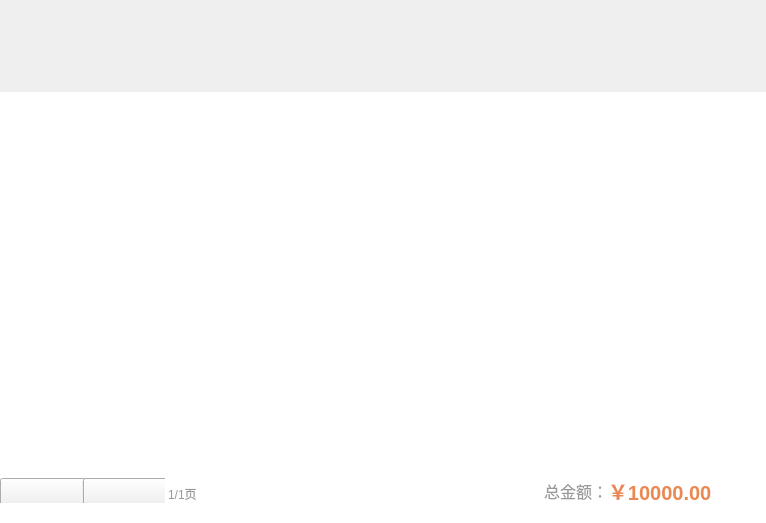
<?xml version="1.0" encoding="UTF-8"?>
<ui version="4.0">
 <class>OInquire</class>
 <widget class="QWidget" name="OInquire">
  <property name="geometry">
   <rect>
    <x>0</x>
    <y>0</y>
    <width>766</width>
    <height>523</height>
   </rect>
  </property>
  <property name="windowTitle">
   <string>Form</string>
  </property>
  <layout class="QVBoxLayout" name="verticalLayout">
   <property name="spacing">
    <number>0</number>
   </property>
   <property name="leftMargin">
    <number>0</number>
   </property>
   <property name="topMargin">
    <number>0</number>
   </property>
   <property name="rightMargin">
    <number>0</number>
   </property>
   <property name="bottomMargin">
    <number>0</number>
   </property>
   <item>
    <widget class="QWidget" name="topWidget" native="true">
     <property name="minimumSize">
      <size>
       <width>0</width>
       <height>62</height>
      </size>
     </property>
     <property name="maximumSize">
      <size>
       <width>16777215</width>
       <height>62</height>
      </size>
     </property>
     <layout class="QHBoxLayout" name="horizontalLayout">
      <property name="spacing">
       <number>0</number>
      </property>
      <property name="leftMargin">
       <number>0</number>
      </property>
      <property name="topMargin">
       <number>0</number>
      </property>
      <property name="rightMargin">
       <number>0</number>
      </property>
      <property name="bottomMargin">
       <number>0</number>
      </property>
      <item>
       <spacer name="horizontalSpacer">
        <property name="orientation">
         <enum>Qt::Horizontal</enum>
        </property>
        <property name="sizeHint" stdset="0">
         <size>
          <width>215</width>
          <height>20</height>
         </size>
        </property>
       </spacer>
      </item>
      <item>
       <widget class="SearchEdit" name="searchWidget" native="true">
        <property name="minimumSize">
         <size>
          <width>262</width>
          <height>32</height>
         </size>
        </property>
        <property name="maximumSize">
         <size>
          <width>262</width>
          <height>32</height>
         </size>
        </property>
       </widget>
      </item>
     </layout>
    </widget>
   </item>
   <item>
    <widget class="QWidget" name="mainWidget" native="true">
     <layout class="QVBoxLayout" name="verticalLayout_2">
      <property name="spacing">
       <number>0</number>
      </property>
      <property name="leftMargin">
       <number>0</number>
      </property>
      <property name="topMargin">
       <number>0</number>
      </property>
      <property name="rightMargin">
       <number>0</number>
      </property>
      <property name="bottomMargin">
       <number>0</number>
      </property>
      <item>
       <widget class="OInquireTitleWidget" name="titleWidget" native="true">
        <property name="minimumSize">
         <size>
          <width>0</width>
          <height>30</height>
         </size>
        </property>
        <property name="maximumSize">
         <size>
          <width>16777215</width>
          <height>30</height>
         </size>
        </property>
       </widget>
      </item>
      <item>
       <widget class="OInquireListView" name="listView">
        <property name="styleSheet">
         <string notr="true">QListView{
border:none;
}</string>
        </property>
       </widget>
      </item>
      <item>
       <widget class="QWidget" name="bottomWidget" native="true">
        <property name="minimumSize">
         <size>
          <width>0</width>
          <height>70</height>
         </size>
        </property>
        <property name="maximumSize">
         <size>
          <width>16777215</width>
          <height>70</height>
         </size>
        </property>
        <property name="styleSheet">
         <string notr="true">QWidget#bottomWidget{
        background-color:#ffffff;
}</string>
        </property>
        <layout class="QHBoxLayout" name="horizontalLayout_3">
         <property name="spacing">
          <number>16</number>
         </property>
         <property name="leftMargin">
          <number>0</number>
         </property>
         <property name="topMargin">
          <number>25</number>
         </property>
         <property name="rightMargin">
          <number>54</number>
         </property>
         <property name="bottomMargin">
          <number>20</number>
         </property>
         <item>
          <widget class="QWidget" name="leftWidget" native="true">
           <property name="minimumSize">
            <size>
             <width>200</width>
             <height>0</height>
            </size>
           </property>
           <property name="maximumSize">
            <size>
             <width>200</width>
             <height>16777215</height>
            </size>
           </property>
           <layout class="QHBoxLayout" name="horizontalLayout_4">
            <property name="spacing">
             <number>0</number>
            </property>
            <property name="leftMargin">
             <number>0</number>
            </property>
            <property name="topMargin">
             <number>0</number>
            </property>
            <property name="rightMargin">
             <number>0</number>
            </property>
            <property name="bottomMargin">
             <number>0</number>
            </property>
            <item>
             <spacer name="horizontalSpacer_2">
              <property name="orientation">
               <enum>Qt::Horizontal</enum>
              </property>
              <property name="sizeHint" stdset="0">
               <size>
                <width>40</width>
                <height>20</height>
               </size>
              </property>
             </spacer>
            </item>
            <item>
             <widget class="QWidget" name="widget_5" native="true">
              <layout class="QHBoxLayout" name="horizontalLayout_5">
               <property name="spacing">
                <number>0</number>
               </property>
               <property name="leftMargin">
                <number>0</number>
               </property>
               <property name="topMargin">
                <number>0</number>
               </property>
               <property name="rightMargin">
                <number>0</number>
               </property>
               <property name="bottomMargin">
                <number>0</number>
               </property>
               <item>
                <widget class="QPushButton" name="lastPageButton">
                 <property name="minimumSize">
                  <size>
                   <width>87</width>
                   <height>31</height>
                  </size>
                 </property>
                 <property name="maximumSize">
                  <size>
                   <width>87</width>
                   <height>37</height>
                  </size>
                 </property>
                 <property name="styleSheet">
                  <string notr="true">QPushButton
{
        border-image: url(:/saleImage/btn-up-nomal.png);
}

QPushButton:pressed
{
        border-image: url(:/saleImage/btn-up-pess.png);
}

QPushButton:disabled
{
border-image: url(:/saleImage/btn-up-disable.png);
}</string>
                 </property>
                 <property name="text">
                  <string/>
                 </property>
                </widget>
               </item>
               <item>
                <widget class="QWidget" name="widget_6" native="true">
                 <property name="minimumSize">
                  <size>
                   <width>1</width>
                   <height>18</height>
                  </size>
                 </property>
                 <property name="maximumSize">
                  <size>
                   <width>1</width>
                   <height>18</height>
                  </size>
                 </property>
                 <property name="styleSheet">
                  <string notr="true">border: 1px solid #ededed;</string>
                 </property>
                </widget>
               </item>
               <item>
                <widget class="QPushButton" name="nextPageButton">
                 <property name="minimumSize">
                  <size>
                   <width>87</width>
                   <height>31</height>
                  </size>
                 </property>
                 <property name="maximumSize">
                  <size>
                   <width>87</width>
                   <height>37</height>
                  </size>
                 </property>
                 <property name="styleSheet">
                  <string notr="true">QPushButton{
        border-image: url(:/saleImage/btn-down-nomal.png);
}

QPushButton:pressed{
        border-image: url(:/saleImage/btn-down-pess.png);
}

QPushButton:disabled{
        border-image: url(:/saleImage/btn-down-disabled.png);
}</string>
                 </property>
                 <property name="text">
                  <string/>
                 </property>
                </widget>
               </item>
              </layout>
             </widget>
            </item>
            <item>
             <spacer name="horizontalSpacer_3">
              <property name="orientation">
               <enum>Qt::Horizontal</enum>
              </property>
              <property name="sizeHint" stdset="0">
               <size>
                <width>40</width>
                <height>20</height>
               </size>
              </property>
             </spacer>
            </item>
            <item>
             <widget class="QLabel" name="pageLabel">
              <property name="styleSheet">
               <string notr="true">font-size:12px;
color:#999999;
font-family:&quot;微软雅黑&quot;;
padding-top:6px;</string>
              </property>
              <property name="text">
               <string>1/1页</string>
              </property>
             </widget>
            </item>
           </layout>
          </widget>
         </item>
         <item>
          <widget class="QWidget" name="widget" native="true">
           <layout class="QHBoxLayout" name="horizontalLayout_2">
            <property name="spacing">
             <number>0</number>
            </property>
            <property name="leftMargin">
             <number>0</number>
            </property>
            <property name="topMargin">
             <number>0</number>
            </property>
            <property name="rightMargin">
             <number>0</number>
            </property>
            <property name="bottomMargin">
             <number>0</number>
            </property>
            <item>
             <spacer name="horizontalSpacer_4">
              <property name="orientation">
               <enum>Qt::Horizontal</enum>
              </property>
              <property name="sizeHint" stdset="0">
               <size>
                <width>282</width>
                <height>20</height>
               </size>
              </property>
             </spacer>
            </item>
            <item>
             <widget class="QLabel" name="label">
              <property name="styleSheet">
               <string notr="true">font-family:&quot;微软雅黑&quot;;
font-size:16px;
color:#999999;</string>
              </property>
              <property name="text">
               <string>总金额：</string>
              </property>
             </widget>
            </item>
            <item>
             <widget class="QLabel" name="totalLabel">
              <property name="styleSheet">
               <string notr="true">font-family:&quot;微软雅黑&quot;;
font-size:20px;
font-weight:bold;
color:#ea8852;

</string>
              </property>
              <property name="text">
               <string>￥10000.00</string>
              </property>
             </widget>
            </item>
           </layout>
          </widget>
         </item>
        </layout>
       </widget>
      </item>
     </layout>
    </widget>
   </item>
  </layout>
 </widget>
 <customwidgets>
  <customwidget>
   <class>SearchEdit</class>
   <extends>QWidget</extends>
   <header>SearchEdit.h</header>
   <container>1</container>
  </customwidget>
  <customwidget>
   <class>OInquireTitleWidget</class>
   <extends>QWidget</extends>
   <header>../OutStock/OInquireTitleWidget.h</header>
   <container>1</container>
  </customwidget>
  <customwidget>
   <class>OInquireListView</class>
   <extends>QListView</extends>
   <header>../OutStock/OInquireListView.h</header>
  </customwidget>
 </customwidgets>
 <resources/>
 <connections/>
</ui>
